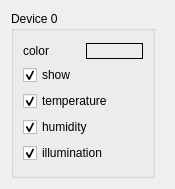
<?xml version="1.0" encoding="UTF-8"?>
<ui version="4.0">
 <class>DeviceItem</class>
 <widget class="QWidget" name="DeviceItem">
  <property name="geometry">
   <rect>
    <x>0</x>
    <y>0</y>
    <width>175</width>
    <height>189</height>
   </rect>
  </property>
  <property name="windowTitle">
   <string>Form</string>
  </property>
  <property name="styleSheet">
   <string notr="true"/>
  </property>
  <layout class="QVBoxLayout" name="verticalLayout_3">
   <property name="rightMargin">
    <number>20</number>
   </property>
   <item>
    <widget class="QGroupBox" name="m_box">
     <property name="autoFillBackground">
      <bool>false</bool>
     </property>
     <property name="title">
      <string>Device 0</string>
     </property>
     <layout class="QVBoxLayout" name="verticalLayout_2">
      <item>
       <layout class="QVBoxLayout" name="verticalLayout">
        <item>
         <layout class="QHBoxLayout" name="horizontalLayout">
          <item>
           <widget class="QLabel" name="label_2">
            <property name="text">
             <string>color</string>
            </property>
           </widget>
          </item>
          <item>
           <widget class="QPushButton" name="m_color">
            <property name="styleSheet">
             <string notr="true">border: 1px solid black</string>
            </property>
            <property name="text">
             <string/>
            </property>
           </widget>
          </item>
         </layout>
        </item>
        <item>
         <widget class="QCheckBox" name="m_show">
          <property name="text">
           <string>show</string>
          </property>
          <property name="checked">
           <bool>true</bool>
          </property>
         </widget>
        </item>
        <item>
         <widget class="QCheckBox" name="m_temperature">
          <property name="text">
           <string>temperature</string>
          </property>
          <property name="checked">
           <bool>true</bool>
          </property>
         </widget>
        </item>
        <item>
         <widget class="QCheckBox" name="m_humidity">
          <property name="text">
           <string>humidity</string>
          </property>
          <property name="checked">
           <bool>true</bool>
          </property>
         </widget>
        </item>
        <item>
         <widget class="QCheckBox" name="m_illumination">
          <property name="text">
           <string>illumination</string>
          </property>
          <property name="checked">
           <bool>true</bool>
          </property>
         </widget>
        </item>
       </layout>
      </item>
     </layout>
    </widget>
   </item>
  </layout>
 </widget>
 <resources/>
 <connections/>
</ui>
